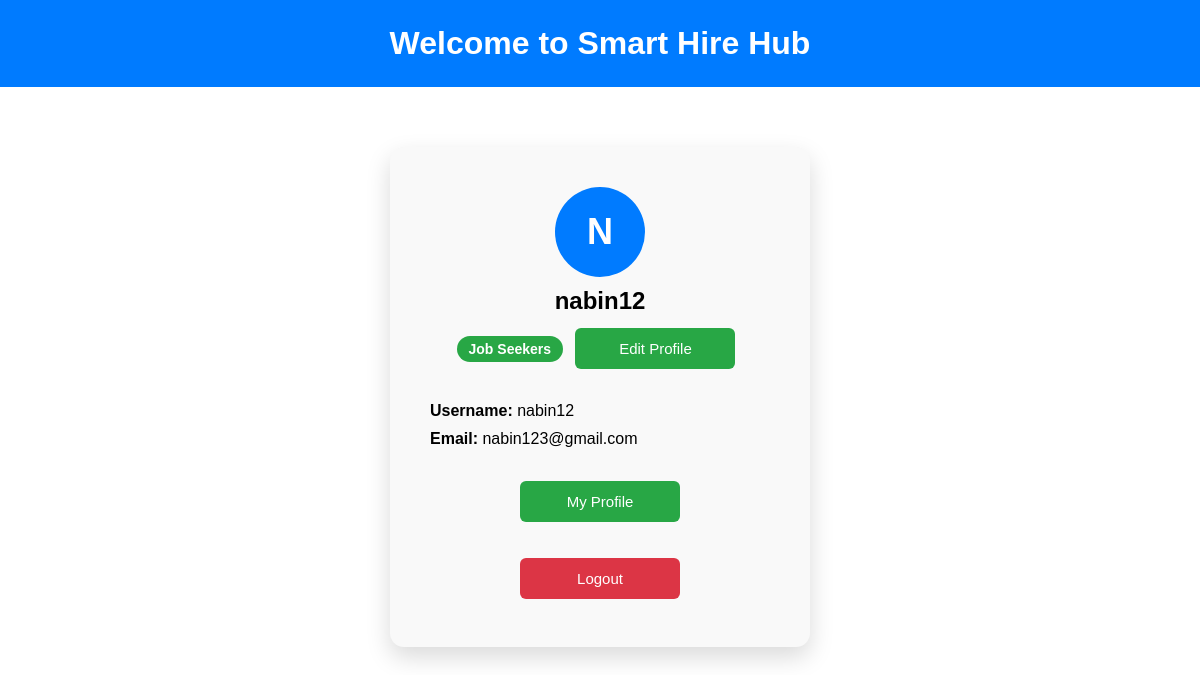
The app's page /home/ (signed in), older data.
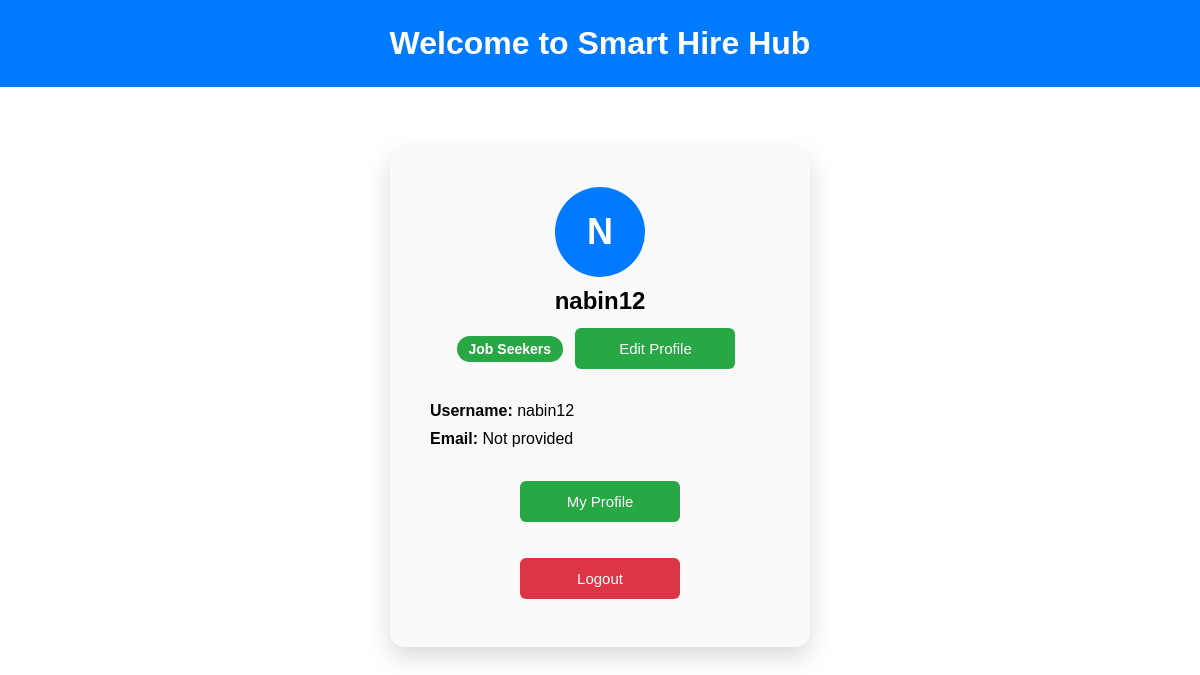
The same page, newer data.
### accounts/models.py (models this page shows)
class User(AbstractUser):
    ROLE_CHOICES = (
        ('job_seeker', 'Job Seeker'),
        ('recruiter', 'Recruiter'),
    )
    role = models.CharField(max_length=20, choices=ROLE_CHOICES)

### accounts/views.py (the view)
# urls.py: 2. Add a URL to urlpatterns:  path('', views.home, name='home')
def home(request):
    return render(request, 'hire/home.html')

### templates/hire/home.html (shortened to what this page needs)
<!DOCTYPE html>
<html lang="en">
<head>
    {% load static %}
    <link rel="stylesheet" href="{% static 'css/home.css' %}">
</head>
<body>
<header class="header">
    <h1>Welcome to Smart Hire Hub</h1>
</header>
<div class="container">
    {% if user.is_authenticated %}
        <div class="profile-card">
            <div class="profile-header">
                <div class="avatar">
                    {{ user.username|first|upper }}
                </div>
                <h2>{{ user.username }}</h2>
                {% if user.is_staff %}
                    <span class="role recuiter">Recuriter</span>
                {% else %}
                    <span class="role user">Job Seekers</span>
                {% endif %}
                <a href="{% url 'edit_profile' %}">
                <button class="btn secondary-btn">Edit Profile</button>
                </a>
            </div>
            <div class="profile-details">
                <p><strong>Username:</strong> {{ user.username }}</p>
                <p><strong>Email:</strong> {{ user.email|default:"Not provided" }}</p>
            </div>
            <div class="actions">
                {% if user.is_staff %}
                    <a href="/admin/">
                        <button class="btn primary-btn">Admin Panel</button>
                    </a>
                {% else %}
                    <a href="#">
                        <button class="btn secondary-btn">My Profile</button>
                    </a>
                {% endif %}
            </div>
            <form method="post" action="{% url 'logout' %}">
                <button class="btn logout-btn" type="submit">Logout</button>
            </form>
        </div>
    {% endif %}
</div>
</body>
</html>

### static/css/home.css (style rules this page uses)
* { margin: 0; padding: 0; box-sizing: border-box; font-family: Arial, sans-serif; }
body { background-color: #ffffff; min-height: 100vh; }
.header { background-color: #007BFF; color: white; padding: 25px; text-align: center; }
.container { display: flex; justify-content: center; margin-top: 60px; }
.profile-card { background: #f9f9f9; padding: 40px; border-radius: 14px; width: 420px; text-align: center; box-shadow: 0 10px 25px rgba(0, 0, 0, 0.15); }
.profile-header { margin-bottom: 25px; }
.avatar { width: 90px; height: 90px; background-color: #007BFF; color: white; font-size: 36px; font-weight: bold; border-radius: 50%; display: flex; justify-content: center; align-items: center; margin: 0 auto 10px; }
.profile-header h2 { margin-bottom: 5px; }
.role { padding: 5px 12px; border-radius: 20px; font-size: 14px; font-weight: bold; }
.role.user { background-color: #28a745; color: white; }
.profile-details { text-align: left; margin: 25px 0; }
.profile-details p { margin-bottom: 10px; }
.btn { padding: 12px 20px; font-size: 15px; border: none; border-radius: 6px; cursor: pointer; margin: 8px; width: 160px; }
.secondary-btn { background-color: #28a745; color: white; }
.logout-btn { background-color: #dc3545; color: white; }
.actions { margin-bottom: 20px; }

Row changes from the older to the newer data that the page shows:
changed User "nabin12": email "nabin123@gmail.com" → "Not provided"
